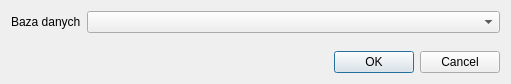
<?xml version="1.0" encoding="UTF-8"?>
<ui version="4.0">
 <class>UstawieniaDialog</class>
 <widget class="QDialog" name="UstawieniaDialog">
  <property name="windowModality">
   <enum>Qt::NonModal</enum>
  </property>
  <property name="geometry">
   <rect>
    <x>0</x>
    <y>0</y>
    <width>511</width>
    <height>84</height>
   </rect>
  </property>
  <property name="sizePolicy">
   <sizepolicy hsizetype="Preferred" vsizetype="Preferred">
    <horstretch>0</horstretch>
    <verstretch>0</verstretch>
   </sizepolicy>
  </property>
  <property name="minimumSize">
   <size>
    <width>500</width>
    <height>80</height>
   </size>
  </property>
  <property name="contextMenuPolicy">
   <enum>Qt::DefaultContextMenu</enum>
  </property>
  <property name="windowTitle">
   <string>GEOPANEL: Ustawienia wtyczki</string>
  </property>
  <layout class="QGridLayout" name="gridLayout">
   <item row="0" column="0">
    <widget class="QLabel" name="label_2">
     <property name="sizePolicy">
      <sizepolicy hsizetype="Maximum" vsizetype="Preferred">
       <horstretch>0</horstretch>
       <verstretch>0</verstretch>
      </sizepolicy>
     </property>
     <property name="text">
      <string>Baza danych</string>
     </property>
     <property name="buddy">
      <cstring>comboUstawBaza</cstring>
     </property>
    </widget>
   </item>
   <item row="2" column="0" colspan="3">
    <widget class="QDialogButtonBox" name="buttonBox">
     <property name="sizePolicy">
      <sizepolicy hsizetype="Expanding" vsizetype="Fixed">
       <horstretch>1</horstretch>
       <verstretch>0</verstretch>
      </sizepolicy>
     </property>
     <property name="autoFillBackground">
      <bool>false</bool>
     </property>
     <property name="standardButtons">
      <set>QDialogButtonBox::Cancel|QDialogButtonBox::Ok</set>
     </property>
     <property name="centerButtons">
      <bool>false</bool>
     </property>
    </widget>
   </item>
   <item row="1" column="1" colspan="2">
    <spacer name="verticalSpacer">
     <property name="orientation">
      <enum>Qt::Vertical</enum>
     </property>
     <property name="sizeHint" stdset="0">
      <size>
       <width>20</width>
       <height>20</height>
      </size>
     </property>
    </spacer>
   </item>
   <item row="0" column="1" colspan="2">
    <widget class="QComboBox" name="comboUstawBaza"/>
   </item>
  </layout>
 </widget>
 <tabstops>
  <tabstop>comboUstawBaza</tabstop>
  <tabstop>buttonBox</tabstop>
 </tabstops>
 <resources>
  <include location="resources.qrc"/>
 </resources>
 <connections>
  <connection>
   <sender>buttonBox</sender>
   <signal>clicked(QAbstractButton*)</signal>
   <receiver>UstawieniaDialog</receiver>
   <slot>close()</slot>
   <hints>
    <hint type="sourcelabel">
     <x>229</x>
     <y>237</y>
    </hint>
    <hint type="destinationlabel">
     <x>474</x>
     <y>249</y>
    </hint>
   </hints>
  </connection>
 </connections>
</ui>
